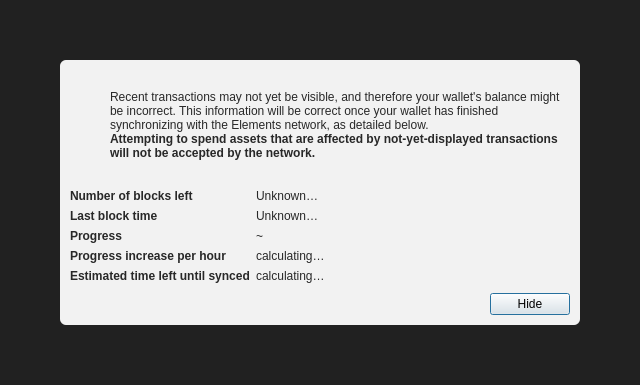
<?xml version="1.0" encoding="UTF-8"?>
<ui version="4.0">
 <class>ModalOverlay</class>
 <widget class="QWidget" name="ModalOverlay">
  <property name="geometry">
   <rect>
    <x>0</x>
    <y>0</y>
    <width>640</width>
    <height>385</height>
   </rect>
  </property>
  <property name="windowTitle">
   <string>Form</string>
  </property>
  <layout class="QVBoxLayout" name="verticalLayout" stretch="0">
   <property name="sizeConstraint">
    <enum>QLayout::SetDefaultConstraint</enum>
   </property>
   <property name="leftMargin">
    <number>0</number>
   </property>
   <property name="topMargin">
    <number>0</number>
   </property>
   <property name="rightMargin">
    <number>0</number>
   </property>
   <property name="bottomMargin">
    <number>0</number>
   </property>
   <item>
    <widget class="QWidget" name="bgWidget" native="true">
     <property name="styleSheet">
      <string notr="true">#bgWidget { background: rgba(0,0,0,220); }</string>
     </property>
     <layout class="QVBoxLayout" name="verticalLayoutMain" stretch="1">
      <property name="leftMargin">
       <number>60</number>
      </property>
      <property name="topMargin">
       <number>60</number>
      </property>
      <property name="rightMargin">
       <number>60</number>
      </property>
      <property name="bottomMargin">
       <number>60</number>
      </property>
      <item>
       <widget class="QWidget" name="contentWidget" native="true">
        <property name="styleSheet">
         <string notr="true">#contentWidget { background: rgba(255,255,255,240); border-radius: 6px; }

QLabel { color: rgb(40,40,40);  }</string>
        </property>
        <layout class="QVBoxLayout" name="verticalLayoutSub" stretch="1,0,0,0">
         <property name="spacing">
          <number>0</number>
         </property>
         <property name="leftMargin">
          <number>10</number>
         </property>
         <property name="topMargin">
          <number>10</number>
         </property>
         <property name="rightMargin">
          <number>10</number>
         </property>
         <property name="bottomMargin">
          <number>10</number>
         </property>
         <item>
          <layout class="QHBoxLayout" name="horizontalLayoutIconText" stretch="0,1">
           <property name="topMargin">
            <number>20</number>
           </property>
           <item>
            <layout class="QVBoxLayout" name="verticalLayoutIcon">
             <property name="leftMargin">
              <number>0</number>
             </property>
             <item>
              <widget class="QPushButton" name="warningIcon">
               <property name="enabled">
                <bool>false</bool>
               </property>
               <property name="text">
                <string/>
               </property>
               <property name="icon">
                <iconset>
                 <normaloff>:/icons/warning</normaloff>
                 <disabledoff>:/icons/warning</disabledoff>:/icons/warning</iconset>
               </property>
               <property name="iconSize">
                <size>
                 <width>48</width>
                 <height>48</height>
                </size>
               </property>
               <property name="flat">
                <bool>true</bool>
               </property>
              </widget>
             </item>
             <item>
              <spacer name="verticalSpacerWarningIcon">
               <property name="orientation">
                <enum>Qt::Vertical</enum>
               </property>
               <property name="sizeHint" stdset="0">
                <size>
                 <width>20</width>
                 <height>40</height>
                </size>
               </property>
              </spacer>
             </item>
            </layout>
           </item>
           <item>
            <layout class="QVBoxLayout" name="verticalLayoutInfoText">
             <property name="leftMargin">
              <number>0</number>
             </property>
             <property name="topMargin">
              <number>0</number>
             </property>
             <item>
              <widget class="QLabel" name="infoText">
               <property name="text">
                <string>Recent transactions may not yet be visible, and therefore your wallet's balance might be incorrect. This information will be correct once your wallet has finished synchronizing with the Elements network, as detailed below.</string>
               </property>
               <property name="textFormat">
                <enum>Qt::RichText</enum>
               </property>
               <property name="wordWrap">
                <bool>true</bool>
               </property>
              </widget>
             </item>
             <item>
              <widget class="QLabel" name="infoTextStrong">
               <property name="font">
                <font>
                 <weight>75</weight>
                 <bold>true</bold>
                </font>
               </property>
               <property name="text">
                <string>Attempting to spend assets that are affected by not-yet-displayed transactions will not be accepted by the network.</string>
               </property>
               <property name="textFormat">
                <enum>Qt::RichText</enum>
               </property>
               <property name="wordWrap">
                <bool>true</bool>
               </property>
              </widget>
             </item>
             <item>
              <spacer name="verticalSpacerInTextSpace">
               <property name="orientation">
                <enum>Qt::Vertical</enum>
               </property>
               <property name="sizeHint" stdset="0">
                <size>
                 <width>20</width>
                 <height>40</height>
                </size>
               </property>
              </spacer>
             </item>
            </layout>
           </item>
          </layout>
         </item>
         <item>
          <spacer name="verticalSpacerAfterText">
           <property name="orientation">
            <enum>Qt::Vertical</enum>
           </property>
           <property name="sizeHint" stdset="0">
            <size>
             <width>20</width>
             <height>40</height>
            </size>
           </property>
          </spacer>
         </item>
         <item>
          <layout class="QFormLayout" name="formLayout">
           <property name="fieldGrowthPolicy">
            <enum>QFormLayout::FieldsStayAtSizeHint</enum>
           </property>
           <property name="horizontalSpacing">
            <number>6</number>
           </property>
           <property name="verticalSpacing">
            <number>6</number>
           </property>
           <property name="topMargin">
            <number>10</number>
           </property>
           <item row="0" column="0">
            <widget class="QLabel" name="labelNumberOfBlocksLeft">
             <property name="font">
              <font>
               <weight>75</weight>
               <bold>true</bold>
              </font>
             </property>
             <property name="text">
              <string>Number of blocks left</string>
             </property>
            </widget>
           </item>
           <item row="0" column="1">
            <widget class="QLabel" name="numberOfBlocksLeft">
             <property name="text">
              <string>Unknown…</string>
             </property>
            </widget>
           </item>
           <item row="1" column="0">
            <widget class="QLabel" name="labelLastBlockTime">
             <property name="font">
              <font>
               <weight>75</weight>
               <bold>true</bold>
              </font>
             </property>
             <property name="text">
              <string>Last block time</string>
             </property>
            </widget>
           </item>
           <item row="1" column="1">
            <widget class="QLabel" name="newestBlockDate">
             <property name="sizePolicy">
              <sizepolicy hsizetype="Maximum" vsizetype="Preferred">
               <horstretch>0</horstretch>
               <verstretch>0</verstretch>
              </sizepolicy>
             </property>
             <property name="text">
              <string>Unknown…</string>
             </property>
            </widget>
           </item>
           <item row="2" column="0">
            <widget class="QLabel" name="labelSyncDone">
             <property name="font">
              <font>
               <weight>75</weight>
               <bold>true</bold>
              </font>
             </property>
             <property name="text">
              <string>Progress</string>
             </property>
            </widget>
           </item>
           <item row="2" column="1">
            <layout class="QHBoxLayout" name="horizontalLayoutSync" stretch="0,1">
             <item>
              <widget class="QLabel" name="percentageProgress">
               <property name="text">
                <string notr="true">~</string>
               </property>
              </widget>
             </item>
            </layout>
           </item>
           <item row="4" column="0">
            <widget class="QLabel" name="labelProgressIncrease">
             <property name="font">
              <font>
               <weight>75</weight>
               <bold>true</bold>
              </font>
             </property>
             <property name="text">
              <string>Progress increase per hour</string>
             </property>
            </widget>
           </item>
           <item row="4" column="1">
            <widget class="QLabel" name="progressIncreasePerH">
             <property name="text">
              <string>calculating…</string>
             </property>
            </widget>
           </item>
           <item row="5" column="0">
            <widget class="QLabel" name="labelEstimatedTimeLeft">
             <property name="font">
              <font>
               <weight>75</weight>
               <bold>true</bold>
              </font>
             </property>
             <property name="text">
              <string>Estimated time left until synced</string>
             </property>
            </widget>
           </item>
           <item row="5" column="1">
            <widget class="QLabel" name="expectedTimeLeft">
             <property name="text">
              <string>calculating…</string>
             </property>
            </widget>
           </item>
          </layout>
         </item>
         <item>
          <layout class="QHBoxLayout" name="horizontalLayoutButtons">
           <property name="leftMargin">
            <number>10</number>
           </property>
           <property name="topMargin">
            <number>10</number>
           </property>
           <item>
            <spacer name="horizontalSpacer">
             <property name="orientation">
              <enum>Qt::Horizontal</enum>
             </property>
             <property name="sizeHint" stdset="0">
              <size>
               <width>40</width>
               <height>20</height>
              </size>
             </property>
            </spacer>
           </item>
           <item>
            <widget class="QPushButton" name="closeButton">
             <property name="text">
              <string>Hide</string>
             </property>
             <property name="shortcut">
              <string>Esc</string>
             </property>
             <property name="focusPolicy">
              <enum>Qt::StrongFocus</enum>
             </property>
             <property name="default">
              <bool>true</bool>
             </property>
            </widget>
           </item>
          </layout>
         </item>
        </layout>
       </widget>
      </item>
     </layout>
    </widget>
   </item>
  </layout>
 </widget>
 <resources/>
 <connections/>
</ui>
